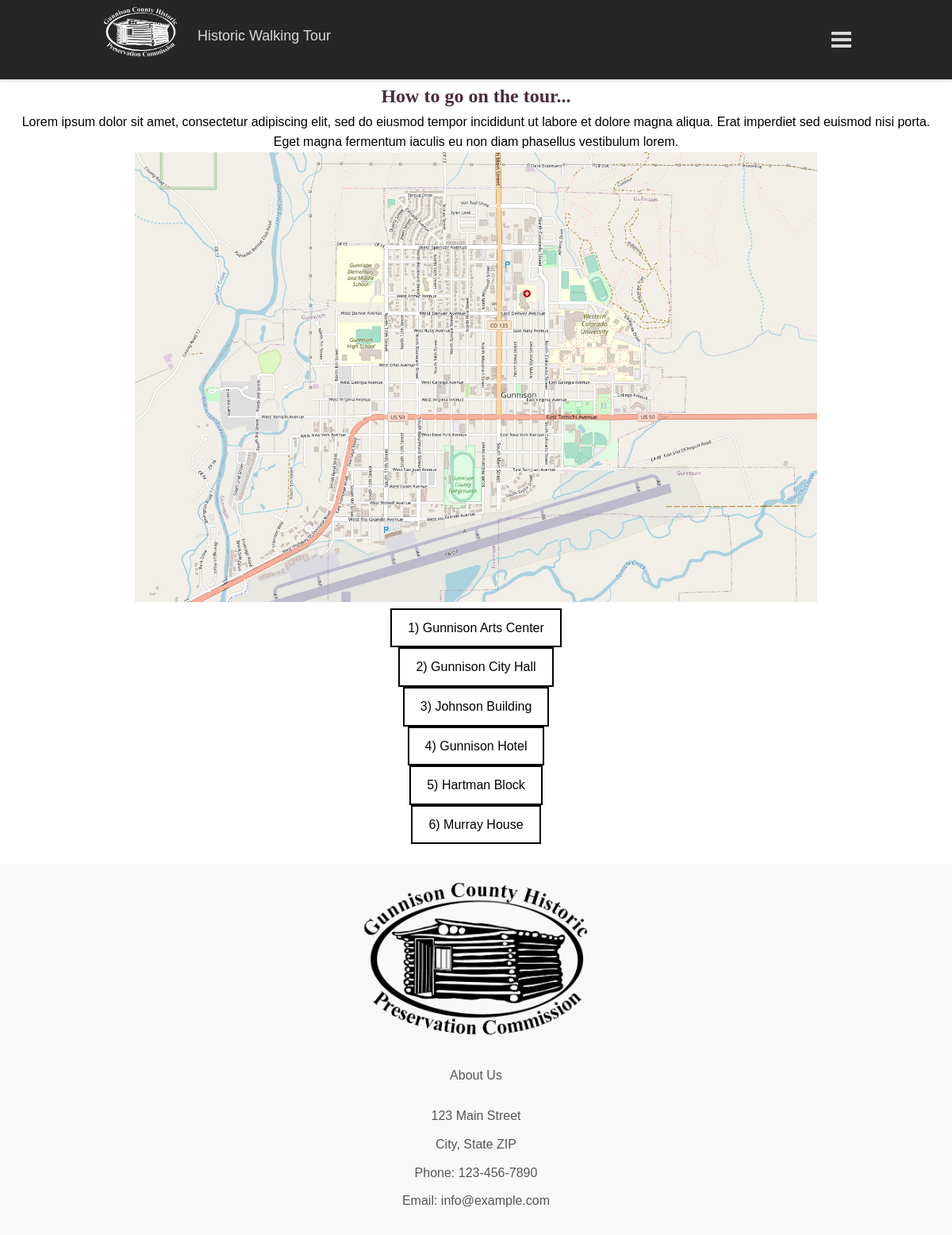
The page /www/html/tourStops.php on the database its author committed.
### tables this page shows
CREATE TABLE IF NOT EXISTS `home` (
  `intro_heading_text` text NOT NULL,
  `intro_text` text NOT NULL,
  `map_fname` text NOT NULL,
  `how_to_text` text NOT NULL,
  `address` text NOT NULL,
  `city_state_zip` text NOT NULL,
  `phone_number` text NOT NULL,
  `email` text NOT NULL
);

CREATE TABLE IF NOT EXISTS `historic_sites`  (
  `id` int(11) NOT NULL,
  `img1_fname` text NOT NULL,
  `img1_altText` text NOT NULL,
  `img1_caption` text NOT NULL,
  `img2_fname` text NOT NULL,
  `img2_altText` text NOT NULL,
  `img2_caption` text NOT NULL,
  `title` text NOT NULL,
  `text1` text NOT NULL,
  `text2` text NOT NULL
);

### www/html/tourStops.php (the view, shortened to what this page needs)
<?php
require('model.php');
$conn = connectDb();
$data = getAllTourData($conn);
$data1 = getHomeData($conn);
?>
<!DOCTYPE html>
<html lang="en">
<head>
  <link rel="stylesheet" href="indexStyling.css">
  <link rel="stylesheet" href="navbarStyling.css">
</head>
<body>
<?php createNavbar(); ?>
  <br><br><br><br>
  <div class=main-info>
    <?php foreach ($data1 as $data1): ?>
      <h2>How to go on the tour...</h2>
      <p>
        <?php echo $data1['how_to_text']; ?>
      </p>
      <div style="position:relative">
        <img src="<?php echo $data1['map_fname']; ?>" class="map" alt="Map of Gunnison, Colorado">
        <br>
      </div>
      <div>
        <ul>
          <?php
          $i = 1; foreach ($data as $site): ?>
            <li><a class="siteLinks" href="tour.php?id=<?php echo $site['id']; ?>"><?php echo $i . ') ' . $site['title'];
               $i += 1; ?></a></li>
          <?php endforeach; ?>
        </ul>
      </div>
      <br>
      <footer>
        <div class="container">
          <div class="row">
            <div class="col-md-4">
              <img src="pictures/logo.png" alt="Logo" style = "height:200px; weight:200px;"><br><br>
              <a href="about.php">About Us</a><br><br>
              <ul>
                <li>
                  <?php echo $data1['address']; ?>
                </li>
                <li>
                  <?php echo $data1['city_state_zip']; ?>
                </li>
                <li>Phone:
                  <?php echo $data1['phone_number']; ?>
                </li>
                <li>Email:
                  <?php echo $data1['email']; ?>
                </li>
              <?php endforeach; ?>
            </ul>
          </div>
        </div>
      </div>
    </footer>
</body>
</html>

### www/html/model.php (shortened to what this page needs)
<?php
function createNavbar()
{
    echo
        '<header id="navbar">
    <nav class="navbar-container container">
      <a class="home-link">
        <div class="navbar-logo">
          <img src="pictures/logo_white.png" alt="navLogo" weight="65px" height="65px" />
        </div>
        <p> Historic Walking Tour</p>
      </a>
      <button type="button" id="navbar-toggle" aria-controls="navbar-menu" aria-label="Toggle menu"
        aria-expanded="false">
        <span class="icon-bar"></span>
        <span class="icon-bar"></span>
        <span class="icon-bar"></span>
      </button>
      <div id="navbar-menu" aria-labelledby="navbar-toggle">
        <ul class="navbar-links">
          <li class="navbar-item"><a class="navbar-link" href="index.php">Home</a></li>
          <li class="navbar-item"><a class="navbar-link" href="tourStops.php">Tours</a></li>
          <li class="navbar-item"><a class="navbar-link" href="about.php">About</a></li>
          <li class="navbar-item"><a class="navbar-link" href="login.php">Login</a></li>
        </ul>
      </div>
    </nav>
  </header>
  <script src="index.js"></script>';
}
function getHomeData($conn)
{
    $t1q = "SELECT * FROM home";
    $stmt1 = $conn->prepare($t1q);
    $stmt1->execute();
    $data = $stmt1->fetchAll();
    return $data;
}
function getAllTourData($conn)
{
    $t1q = "SELECT * FROM `historic_sites`";
    $stmt = $conn->prepare($t1q);
    $stmt->execute();
    $data = $stmt->fetchAll();
    return $data;
}
?>

### www/html/indexStyling.css (style rules this page uses)
:root { --navbar-bg-color: hsl(0, 0%, 15%); --navbar-text-color: hsl(0, 0%, 85%); --navbar-text-color-focus: white; --navbar-bg-contrast: hsl(0, 0%, 25%); }
* { box-sizing: border-box; margin: 0; padding: 0; }
h1, h2, h3 { font-family: 'Montserrat'; color: #4c2b3d; }
body { height: 100vh; font-family: Arial, Helvetica, sans-serif; line-height: 1.6; text-align: center; }
p { padding-left: 20px; padding-right: 20px; }
.container { max-width: 1000px; padding: 20px; margin: 0 auto; }
.main-info { text-align: center; }
.map { width: 75%; height: 75%; padding-left: 20px; padding-right: 20px; }
footer { background-color: #f8f8f8; color: #555; padding: 0; width: 100%; }
footer a { color: #555; text-decoration: none; }
footer img { max-width: 100%; }
footer ul { list-style: none; margin: 0; padding: 0; }
footer ul li { margin-bottom: 10px; }
footer .container { display: flex; justify-content: center; }
footer .row { display: flex; justify-content: center; }
footer .col-md-4 { text-align: center; }
.siteLinks, .siteLinks:visited { background-color: white; color: black; border: 2px solid black; padding: 10px 20px; text-align: center; text-decoration: none; display: inline-block; }

### www/html/navbarStyling.css (style rules this page uses)
#navbar { --navbar-height: 100px; position: fixed; height: var(--navbar-height); background-color: var(--navbar-bg-color); left: 0; right: 0; box-shadow: 0 2px 4px rgba(0, 0, 0, 0.15); z-index: 1; }
.navbar-container { display: flex; justify-content: space-between; height: 100%; align-items: center; }
.home-link, .navbar-link { color: var(--navbar-text-color); text-decoration: none; display: flex; font-weight: 400; font-size: large; align-items: center; padding-bottom: 10px; }
.navbar-logo { border-radius: 100%; width: 30px; height: 30px; padding-right: 100px; padding-bottom: 75px; margin-inline-start: 0.5em; }
#navbar-toggle { cursor: pointer; border: none; background-color: transparent; width: 40px; height: 40px; display: flex; align-items: center; justify-content: center; flex-direction: column; }
.icon-bar { display: block; width: 25px; height: 4px; margin: 2px; background-color: var(--navbar-text-color); }

### rows shown on the page
home: how_to_text "Lorem ipsum dolor sit amet, consectetur adipiscing elit, sed do eiusmod tempor incididunt ut labore et dolore magna aliqua. Erat imperdiet sed euismod nisi porta. Eget magna fermentum iaculis eu non diam phasellus vestibulum lorem.", map_fname (picture), address "123 Main Street", city_state_zip "City, State ZIP", phone_number "123-456-7890", email "info@example.com"
historic_sites: title "Gunnison Arts Center"
historic_sites: title "Gunnison City Hall"
historic_sites: title "Johnson Building"
historic_sites: title "Gunnison Hotel"
historic_sites: title "Hartman Block"
historic_sites: title "Murray House"
